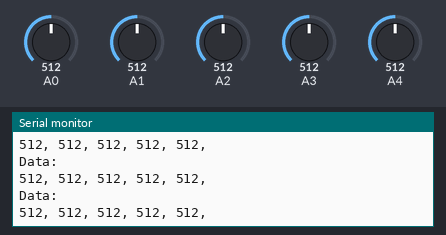
The sketch below on a simulated Arduino Uno, built with avr-gcc and run on an emulated ATmega328P. Parts: the last lines printed to the serial monitor. The inputs (shaded band) are chosen by the test bench; at power-on: A0 = 512, A1 = 512, A2 = 512, A3 = 512, A4 = 512.

Above: at 1.2 s.
1.3 s: A0 set to 716
At 2.0 s:
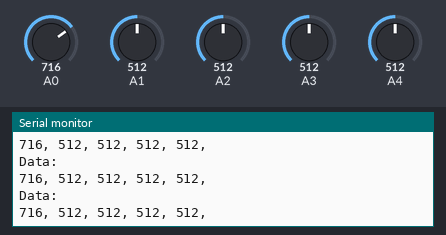
2.8 s: A1 set to 716
At 3.6 s:
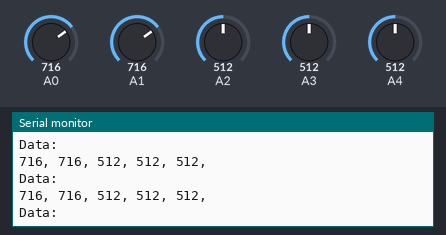
4.3 s: A2 set to 716
At 4.9 s:
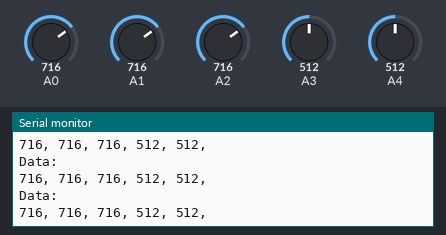

The sketch:

analog_sampler_test.ino
```cpp
/* Author:
 *  Fredi R. Mino
 * Date:
 *  07-13-2021
 *
 * Description:
 *  This code samples 5 analog channels at 222.2 Hz.
 *  It stores the information in a buffer, and prints it.
*/

#include <arduino-timer.h>

#define BAUD_RATE 115200

#define SAMPLING_FREQ 222.2

#define CH_01 14
#define CH_02 15
#define CH_03 16
#define CH_04 17
#define CH_05 18


auto sampling_timer = timer_create_default();
int debug_counter = 0;
uint32_t temp_data;

bool debug_timer(void *){
  Serial.println("Data: ");
  for (int chan=CH_01; chan <= CH_05; chan++){
    temp_data = analogRead(chan);
    Serial.print(temp_data);
    Serial.print(", ");
  }
  Serial.println();

  return true;
}

int sum_iter(int num){

  for (int i=0; i<5; i++) num+=i;
  return num;
}
void print_something(){
  Serial.print("This might be working");
  }

void setup() {
  Serial.begin( BAUD_RATE);
  int period_ms = round( 1000.0 / SAMPLING_FREQ);
  sampling_timer.every( period_ms, debug_timer);
  Serial.print("I'm alive");
}

void loop() {
  sampling_timer.tick();
}
```

Measured:
- after the input at 1.3 s, the serial monitor: prints a new line at once (image 1)
- after the input at 2.8 s, the serial monitor: prints a new line at once (image 2)
- after the input at 4.3 s, the serial monitor: prints a new line at once (image 3)
